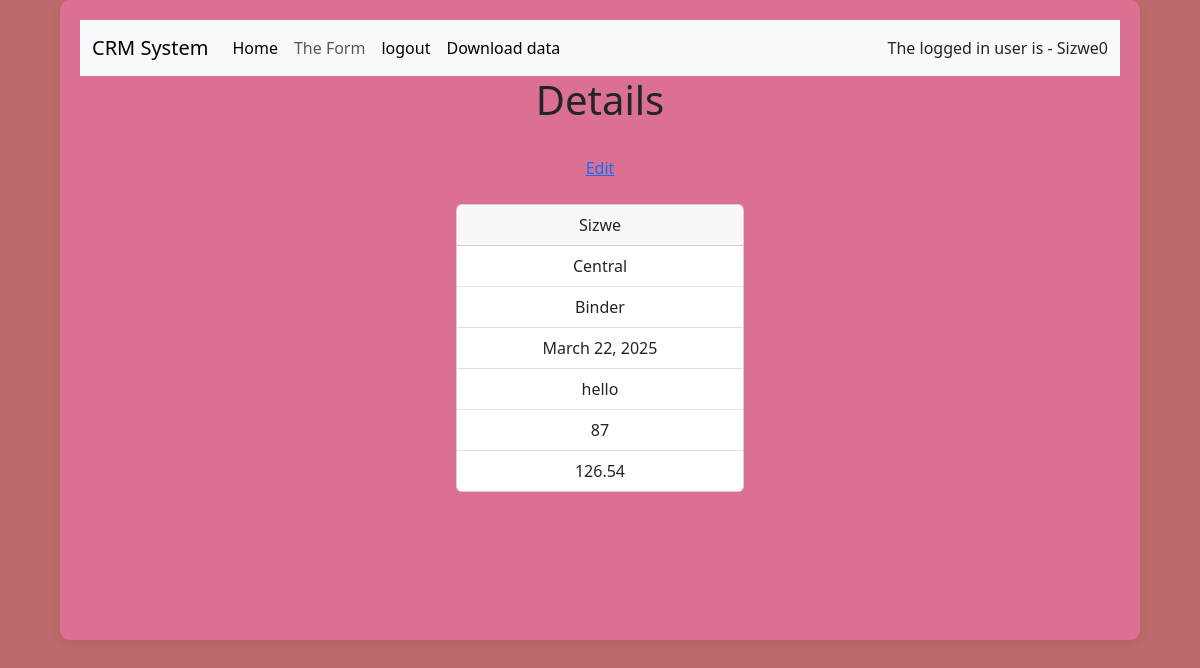
/TheDetails/1 (signed in), run on the app's committed database.
### customerAppThree/models.py (models this page shows, shortened)
class CustomerModel(models.Model):
    TheRegion = [
        ('Central','Central'),
        ('East','East'),
        ('West','West'),
    ]
    TheItems = [
        ('Pencil','Pencil'),
        ('Pen','Pen'),
        ('Binder','Binder'),
        ('Desk','Desk'),
        ('Pen Set','Pen Set'),
    ]
    TheDate = models.DateField(auto_now_add=True)
    Created_by = models.ForeignKey(User, on_delete=models.CASCADE, null=False, blank=False)
    Region = models.CharField(choices=TheRegion, max_length=50)
    Rep = models.CharField(max_length=50)
    Items = models.CharField(choices=TheItems, max_length=50)
    Units = models.IntegerField()
    Cost = models.DecimalField(decimal_places=2, max_digits=6)

### customerAppThree/views.py (the view)
# urls.py: path('TheDetails/<int:details_id>', views.TheDetails, name='TheDetails'),
@login_required(login_url='TheLogin')
def TheDetails(request, details_id):
    theDataDetails = CustomerModel.objects.get(pk=details_id)
    return render(request, 'TheDetails.html',
                  {'theDataDetails':theDataDetails})

### template/TheDetails.html
{% extends 'layout.html' %}
{% block content %}
<center>
<h1>Details </h1>
<br>
<a href="{% url 'TheEdit' theDataDetails.id  %}">Edit</a>
<br>
<br>
<div class="card" style="width: 18rem;">
    <div class="card-header">
        {{theDataDetails.Created_by}}<br>
    </div>
    <ul class="list-group list-group-flush">
      <li class="list-group-item">
        {{theDataDetails.Region}}<br>
    </li>
      <li class="list-group-item">
        {{theDataDetails.Items}}<br>
    </li>
      <li class="list-group-item">
        {{theDataDetails.TheDate}}<br>
    </li>
      <li class="list-group-item">
        {{theDataDetails.Rep}}<br>
    </li>
      <li class="list-group-item">
        {{theDataDetails.Units}}<br>
    </li>
      <li class="list-group-item">
        {{theDataDetails.Cost}}<br>
    </li>
    </ul>
  </div>
</center>
{% endblock %}

### template/nav.html (shortened to what this page needs)
<nav class="navbar navbar-expand-lg bg-body-tertiary">
    <div class="container-fluid">
      <a class="navbar-brand" href="{% url 'home' %}">CRM System</a>
      <div class="collapse navbar-collapse" id="navbarSupportedContent">
        <ul class="navbar-nav me-auto mb-2 mb-lg-0">
          <li class="nav-item">
            <a class="nav-link active" aria-current="page" href="{% url 'home' %}">Home</a>
          </li>
          <li class="nav-item">
            <a class="nav-link" href="{% url 'Theform' %}">The Form</a>
          </li>
          <li class="nav-item">
            <a class="nav-link active" aria-current="page" href="{% url 'TheLogOut' %}">logout</a>
          </li>
          <li class="nav-item">
            <a class="nav-link active" aria-current="page" href="{% url 'TheDownload' %}">Download data</a>
          </li>
        </ul>
      </div>
      The logged in user is - {{request.user}}
    </div>
  </nav>

### static/styles/styles.css (style rules this page uses)
body { background-color: rgb(189, 106, 106); }

### template/layout.html (style rules this page uses)
body { background-color: rgb(189, 106, 106); }

### data on the page
CustomerModel: Created_by "Sizwe", Region "Central", Items "Binder", TheDate "March 22, 2025", Rep "hello", Units "87", Cost "126.54"

### other printed values
{{ request.user }} "Sizwe0"
